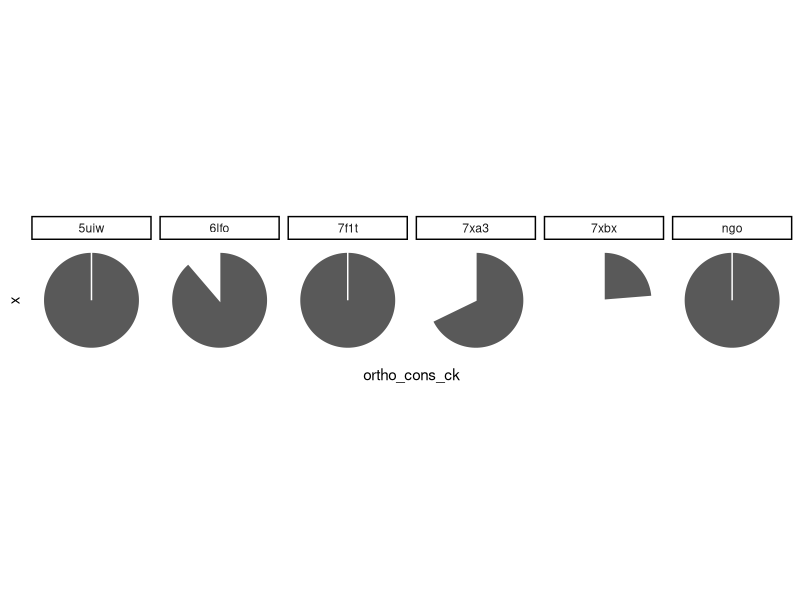
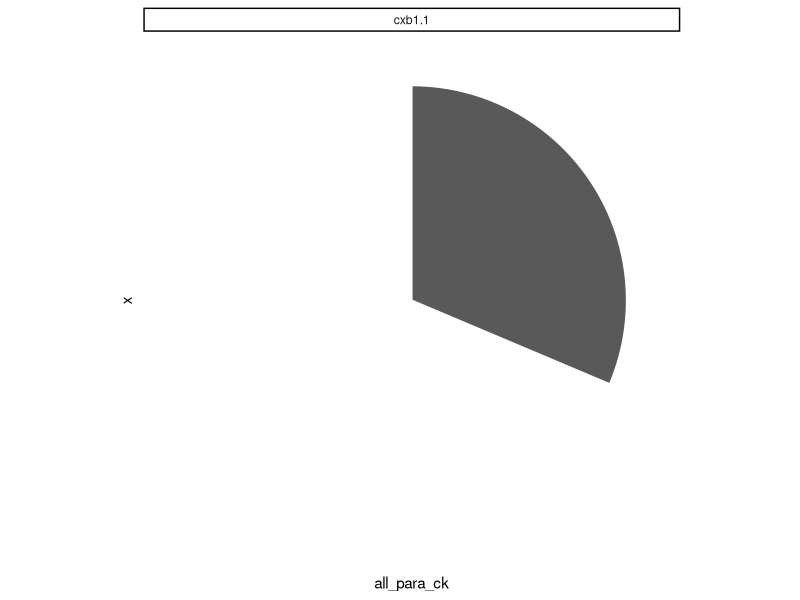
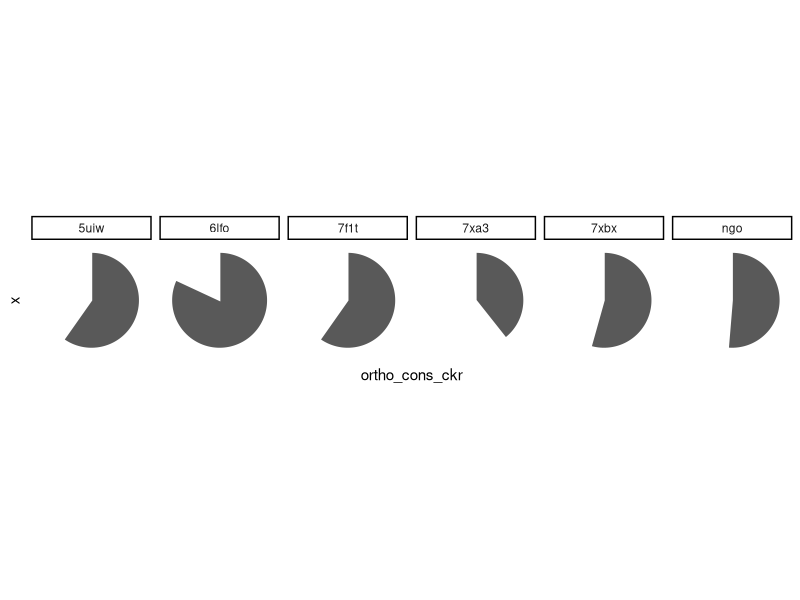
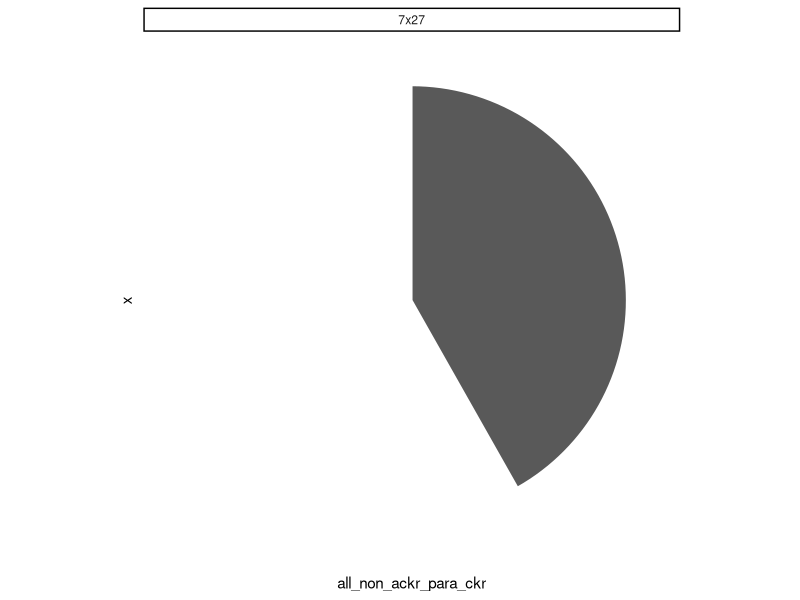

Source code (R) for these figures, in order:
# Name:     02_pairwise_rin_compare.R
# Updated:  20230126
# Author:   Andrew Kleist

# packages, working directory
setwd("~/Desktop/Volkman_Lab/BABU_VOLKMAN/CHEMOKINE_PRJ/Data/chemokine_gpcr_ms/")
library(tidyverse)

################################################################################

# import data
rin <- read_csv("05_integrate/output/RIN_CONS_CLASS.csv")

# select and pie chart - CHEMOKINE, ORTHOLOG
rin %>% 
  filter(source_gnccn %in% c("cxb1.1")) %>%
  filter(file %in% c("7f1t", "5uiw", "7xa3", "6lfo", "ngo", "7xbx")) %>%
  select(file, ortho_cons_ck) %>% unique() %>%
  ggplot(aes(x = "", y= ortho_cons_ck)) +
  geom_bar(width = 0.5,size = 0.5, stat="identity", color = "white") +
  coord_polar("y") +
  ylim(0,1) +
  theme_classic() +
  theme(axis.line = element_blank(),
        axis.text = element_blank(),
        axis.ticks = element_blank()) +
  facet_grid(. ~ file)

# select and pie chart - CHEMOKINE, PARALOG
rin %>% 
  filter(source_gnccn %in% c("cxb1.1")) %>%
  # filter(file %in% c("7f1t", "5uiw", "7xa3", "6lfo", "ngo", "7xbx")) %>%
  select(source_gnccn, all_para_ck) %>% unique() %>%
  ggplot(aes(x = "", y= all_para_ck)) +
  geom_bar(width = 0.5,size = 0.5, stat="identity", color = "white") +
  coord_polar("y") +
  ylim(0,1) +
  theme_classic() +
  theme(axis.line = element_blank(),
        axis.text = element_blank(),
        axis.ticks = element_blank()) +
  facet_grid(. ~ source_gnccn)


# select and pie chart - RECEPTOR, ORTHOLOG
rin %>% 
  filter(target_gnccn %in% c("7x27")) %>%
  filter(file %in% c("7f1t", "5uiw", "7xa3", "6lfo", "ngo", "7xbx")) %>%
  select(file, ortho_cons_ckr) %>% unique() %>%
  ggplot(aes(x = "", y= ortho_cons_ckr)) +
  geom_bar(width = 0.5,size = 0.5, stat="identity", color = "white") +
  coord_polar("y") +
  ylim(0,1) +
  theme_classic() +
  theme(axis.line = element_blank(),
        axis.text = element_blank(),
        axis.ticks = element_blank()) +
  facet_grid(. ~ file)

# select and pie chart - RECEPTOR, PARALOG
rin %>% 
  filter(target_gnccn %in% c("7x27")) %>%
  # filter(file %in% c("7f1t", "5uiw", "7xa3", "6lfo", "ngo", "7xbx")) %>%
  select(target_gnccn, all_non_ackr_para_ckr) %>% unique() %>%
  ggplot(aes(x = "", y= all_non_ackr_para_ckr)) +
  geom_bar(width = 0.5,size = 0.5, stat="identity", color = "white") +
  coord_polar("y") +
  ylim(0,1) +
  theme_classic() +
  theme(axis.line = element_blank(),
        axis.text = element_blank(),
        axis.ticks = element_blank()) +
  facet_grid(. ~ target_gnccn)
